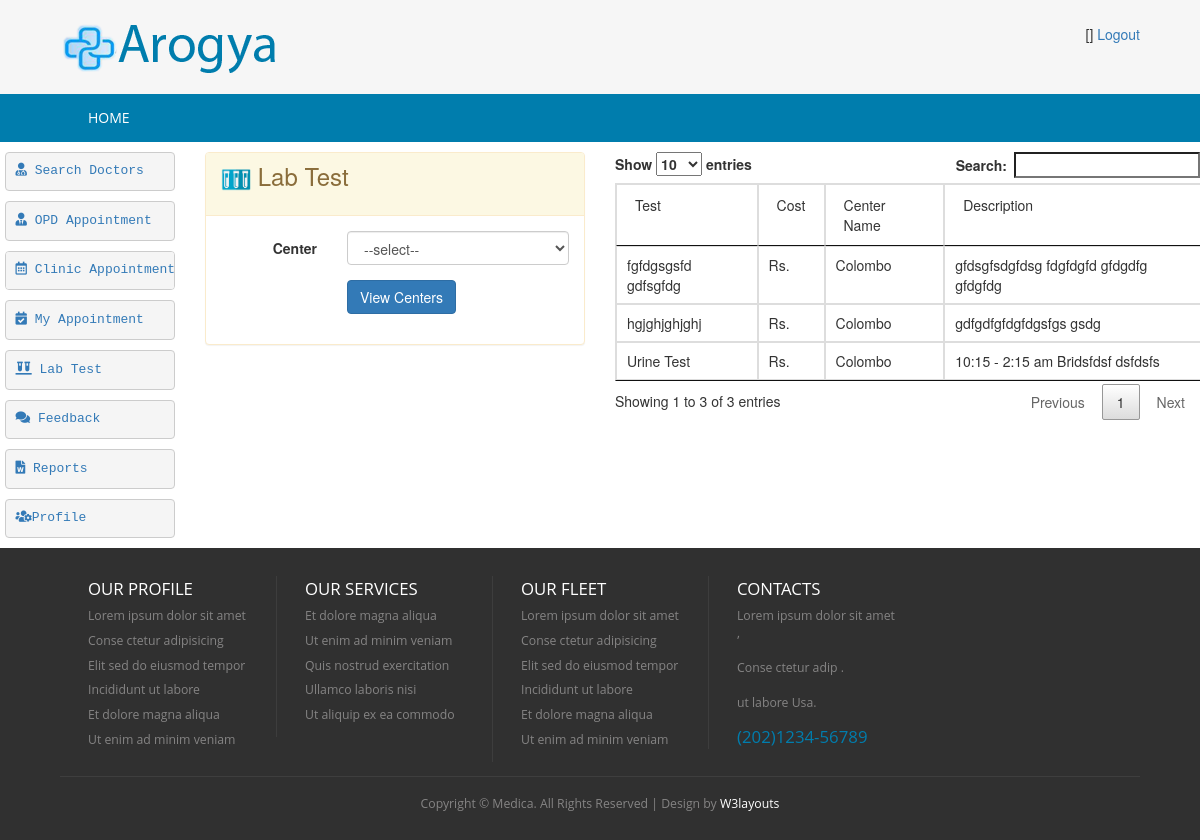
/index.php/patient_controller/loadViewLabTestCenters, run on an earlier commit of the app's database.
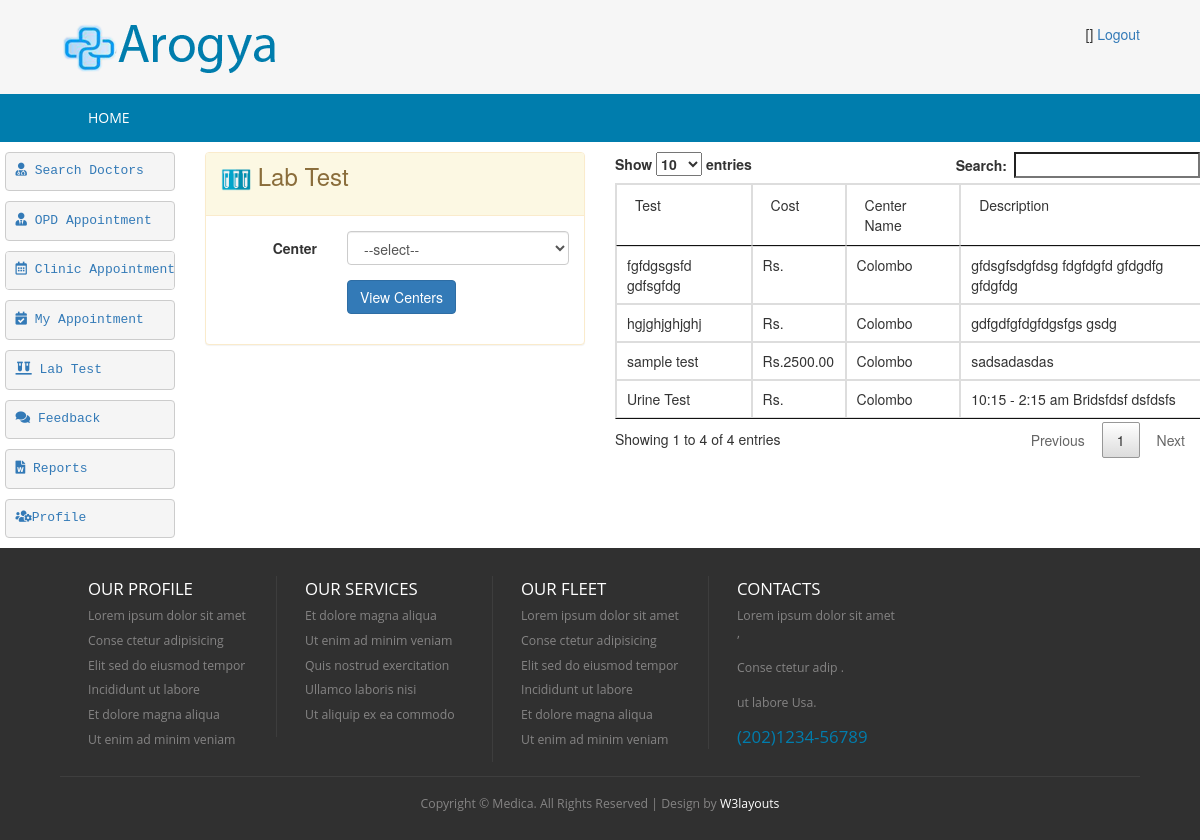
And on a later commit of the database.
### tables this page shows
CREATE TABLE `hms_lab_test` (
  `id` int(5) NOT NULL AUTO_INCREMENT,
  `lab_test` varchar(50) DEFAULT NULL,
  `center_name` varchar(20) DEFAULT NULL,
  `description` text DEFAULT NULL,
  `test_cost` decimal(10,2) DEFAULT NULL,
  PRIMARY KEY (`id`)
);

### application/controllers/Patient_Controller.php (called while the page is built, shortened)
<?php
class Patient_Controller extends CI_Controller {
    public function loadViewLabTestCenters() {
        $this->load->model(array('LabTest', 'Center'));
        $data['msg'] = '';
        $labTest = new LabTest();
        $labCenterDetails = $labTest->get();
        $data['labCenterDetails'] = $labCenterDetails;
        $this->load->view('patient/patient-lab-test', $data);
    }
}

### index.php (called while the page is built, shortened)
<?php
require_once BASEPATH.'core/CodeIgniter.php';

### application/core/my_model.php (called while the page is built, shortened)
<?php
class MY_Model extends CI_Model{
    public function get($limit=0,$offset = 0) {
        if($limit){
            $query = $this->db->get($this::DB_TABLE,$limit,$offset);
        }else{
            $query = $this->db->get($this::DB_TABLE);
        }
        $ret_val = array();
        foreach ($query->result() as $row) {
            $model = new $class;
            $model->populate($row);
            $ret_val[$row->{$this::DB_TABLE_PK}] = $model;
        }
        return $ret_val;
    }
}

### application/views/patient/patient-lab-test.php (the view, shortened to what this page needs)
<!DOCTYPE HTML>
<html>
    <head>
        <link href="<?php echo base_url('css/style.css'); ?>" rel="stylesheet" type="text/css"  media="all" />
        <link href="<?php echo base_url('css/bootstrap.css'); ?>" rel="stylesheet" type="text/css"/>
        <link rel="stylesheet" href="<?php echo base_url('css/responsiveslides.css') ?>">
        <link rel="stylesheet" href="https://use.fontawesome.com/releases/v5.2.0/css/all.css">
    </head>
    <body>
        <div class="header">
            <div class="main-header">
                <div class="wrap">
                    <?php $this->load->view('patient/_head_patient'); ?>
                </div>
            </div>
            <div class="top-nav">
                <div class="wrap">
                    <ul>
                        <?php $this->load->view('patient/_menu_patient'); ?>
                    </ul>
                </div>
            </div>
        </div>
        <div class="content">
            <div class="row">
                <div class="col-md-2">
                                        <?php $this->load->view('patient/_tree_patient'); ?>
                </div>
                <div class="col-md-4">
                    <div class="panel panel-warning">
                        <div class="panel-heading ">
                            <h3><img src="<?= base_url('/images/icon-lab-test.png') ?>" style="width: 30px" />    Lab Test</h3>
                        </div>
                        <div class="panel-body">
                            <form class="form-horizontal" action="<?= base_url('Patient_Controller/viewLabTestCenters') ?>" method="post">
                                <div class="form-group">
                                    <label for="select" class="control-label col-xs-4">Center</label>
                                    <div class="col-xs-8">
                                        <select id="center_name" required="" name="center_name" class="select form-control">
                                            <option value="">--select--</option>
                                        </select>
                                    </div>
                                </div>
                                <div class="form-group row">
                                    <div class="col-xs-offset-4 col-xs-8">
                                        <button name="submit" type="submit" class="btn btn-primary">View Centers</button>
                                    </div>
                                </div>
                            </form>
                        </div>
                    </div>
                </div>
                <div class="col-md-6">
                    <table class="table-bordered" id="example" style="width: 100%">
                        <thead>
                            <tr>
                                <td>Test</td>
                                <td>Cost</td>
                                <td>Center Name</td>
                                <td>Description</td>
                            </tr></thead>
                        <?php
                        if ($labCenterDetails)
                            foreach ($labCenterDetails as $value) {
                                ?>
                                <tr>
                                    <td><?= $value->lab_test ?></td>
                                    <td>Rs.<?= $value->test_cost ?></td>
                                    <td><?= $value->center_name ?></td>
                                    <td><?= $value->description ?></td>
                                </tr>
                                <?php
                            }
                        ?>
                    </table>
                    <link href="<?= base_url('css/jquery.dataTables.min.css')?>" rel="stylesheet" type="text/css"/>
                </div>
            </div>
        </div>
        <div class="footer">
            <div class="wrap">
                <div class="footer-grids">
                    <div class="footer-grid">
                        <h3>OUR Profile</h3>
                        <ul>
                            <li><a href="#">Lorem ipsum dolor sit amet</a></li>
                            <li><a href="#">Conse ctetur adipisicing</a></li>
                            <li><a href="#">Elit sed do eiusmod tempor</a></li>
                            <li><a href="#">Incididunt ut labore</a></li>
                            <li><a href="#">Et dolore magna aliqua</a></li>
                            <li><a href="#">Ut enim ad minim veniam</a></li>
                        </ul>
                    </div>
                    <div class="footer-grid">
                        <h3>Our Services</h3>
                        <ul>
                            <li><a href="#">Et dolore magna aliqua</a></li>
                            <li><a href="#">Ut enim ad minim veniam</a></li>
                            <li><a href="#">Quis nostrud exercitation</a></li>
                            <li><a href="#">Ullamco laboris nisi</a></li>
                            <li><a href="#">Ut aliquip ex ea commodo</a></li>
                        </ul>
                    </div>
                    <div class="footer-grid">
                        <h3>OUR FLEET</h3>
                        <ul>
                            <li><a href="#">Lorem ipsum dolor sit amet</a></li>
                            <li><a href="#">Conse ctetur adipisicing</a></li>
                            <li><a href="#">Elit sed do eiusmod tempor</a></li>
                            <li><a href="#">Incididunt ut labore</a></li>
                            <li><a href="#">Et dolore magna aliqua</a></li>
                            <li><a href="#">Ut enim ad minim veniam</a></li>
                        </ul>
                    </div>
                    <div class="footer-grid">
                        <h3>CONTACTS</h3>
                        <p>Lorem ipsum dolor sit amet ,</p>
                        <p>Conse ctetur adip .</p>
                        <p>ut labore Usa.</p>
                        <span>(202)1234-56789</span>
                    </div>
                </div>
                <div class="copy-tight">
                    <p>Copyright &copy; Medica. All Rights Reserved | Design by <a href="http://w3layouts.com/">W3layouts</a></p>
                </div>
            </div>
        </div>
    </body>
</html>

### application/views/patient/_head_patient.php (shortened to what this page needs)
<div class="logo">
    <a href="<?= base_url('') ?>"><img src="<?php echo base_url('images/logo.png');?>" title="logo" /></a>
</div>
<div class="social-links">
    <ul>
        <li>[<?php echo $this->session->userdata('userbean')->user_role ?>]</li>
        <li><a href="<?php echo base_url('User_Controller/logout');?>">Logout</a></li>
    </ul>
</div>

### application/views/patient/_menu_patient.php
<li><a href="<?php echo base_url('Patient_Controller/loadHome');?>">Home</a></li>

### application/views/patient/_tree_patient.php
<ul style="padding-left: 5px">
    <li><tt><pre><a href="<?php echo base_url('Patient_Controller/loadSearchDoctors'); ?>"><i class="fas fa-user-md"></i> Search Doctors</a></pre></tt></li>
    <li><tt><pre><a href="<?php echo base_url('Patient_Controller/loadOPDAppointment'); ?>"><i class="fas fa-user-tie"></i> OPD Appointment</a></pre></tt></li>
    <li><tt><pre><a href="<?php echo base_url('Patient_Controller/loadAppointment'); ?>"><i class="far fa-calendar-alt"></i> Clinic Appointment</a></li>
    <li><tt><pre><a href="<?php echo base_url('Patient_Controller/loadMyAppointment'); ?>"><i class="fas fa-calendar-check"></i> My Appointment</a></pre></tt></li>
    <li><tt><pre><a href="<?php echo base_url('Patient_Controller/loadViewLabTestCenters'); ?>"><i class="fas fa-vials"></i> Lab Test</a></pre></tt></li>
    <li><tt><pre><a href="<?php echo base_url('Patient_Controller/loadFeedback'); ?>"><i class="fas fa-comments"></i> Feedback</a></pre></tt></li>
    <li><tt><pre><a href="<?php echo base_url('Patient_Controller/loadReports'); ?>"><i class="fas fa-file-word"></i> Reports</a></pre></tt></li>
    <li><tt><pre><a href="<?php echo base_url('User_Controller/loadProfile'); ?>"><i class="fas fa-users-cog"></i>Profile</a></pre></tt></li>
</ul>

### css/style.css (style rules this page uses)
html,body,div,span,applet,object,iframe,h1,h2,h3,h4,h5,h6,p,blockquote,pre,a,abbr,acronym,address,big,cite,code,del,dfn,em,img,ins,kbd,q,s,samp,small,strike,strong,sub,sup,tt,var,b,u,i,dl,dt,dd,ol,nav ul,nav li,fieldset,form,label,legend,table,caption,tbody,tfoot,thead,tr,th,td,article,aside,canvas,details,embed,figure,figcaption,footer,header,hgroup,menu,nav,output,ruby,section,summary,time,mark,audio,video { margin:0;padding:0;border:0;font-size:100%;font:inherit;vertical-align:baseline; }
ol,ul { list-style:none;margin:0px;padding:0px; }
table { border-collapse:collapse;border-spacing:0; }
a { text-decoration:none; }
img { max-width:100%; }
body { background: #F6F6F6; }
.wrap { width:80%; margin:0 auto; }
.main-header { padding: 1.7em 0 1.5em 0; background: #F6F6F6; }
.logo { float:left; }
.logo img { display:block; }
.social-links { float:right; }
.social-links ul li { display:inline-block; }
.top-nav { background:#007DAD; }
.top-nav ul li { display:inline-block; float: left; border-left: 1px ridge #1087B4; }
.top-nav ul li:nth-child(1) { border:none; }
.top-nav li a { font-size: 1em; font-family: 'Open Sans', sans-serif; color: #FFF; background: #007DAD; text-transform: uppercase; padding: 1em 2em; display: block; transition: 0.5s ease; -o-transition: 0.5s ease; -webkit-transition: 0.5s ease; }
.footer { padding: 2em 0 1em 0; background:#303030; }
.footer-grid { float: left; width: 20%; border-left: 1px solid rgba(153, 153, 153, 0.13); padding: 0px 28px; }
.footer-grid:first-child { border:none; }
.footer-grid ul li a,.footer-grid p { color: #858484; font-size: 0.875em; font-family: 'Open Sans', sans-serif; transition: 0.5s ease; -o-transition: 0.5s ease; -webkit-transition: 0.5s ease; padding: 0.3em 0; display: block; }
.footer-grid span { font-size:1.2em; font-family: 'Open Sans', sans-serif; color:#007DAD; }
.footer-grid h3 { font-family: 'Open Sans', sans-serif; color:#FFF; font-size:1.2em; text-transform: uppercase; margin: 0.2em 0 0.3em 0; }
.copy-tight { text-align: center; padding: 1em 0 0 0; border-top: 1px solid rgba(153, 153, 153, 0.13); margin-top: 1em; }
.copy-tight p { color: #858484; font-size: 0.875em; font-family: 'Open Sans', sans-serif; padding: 0.3em 0; display: block; }
.copy-tight p a { color:#FFF; transition: 0.5s ease; -o-transition: 0.5s ease; -webkit-transition: 0.5s ease; }
@media (max-width: 1366px) { .wrap { width:90%; } }

What changed in the data, as far as the page shows it:
added hms_lab_test: lab_test "sample test", test_cost "2500.00", center_name "Colombo", description "sadsadasdas"
Also different on the page:
text written by a page script: "Show entries Search: Showing 1 to 3 of 3 entries Previous 1 Next" → "Show entries Search: Showing 1 to 4 of 4 entries Previous 1 Next"
